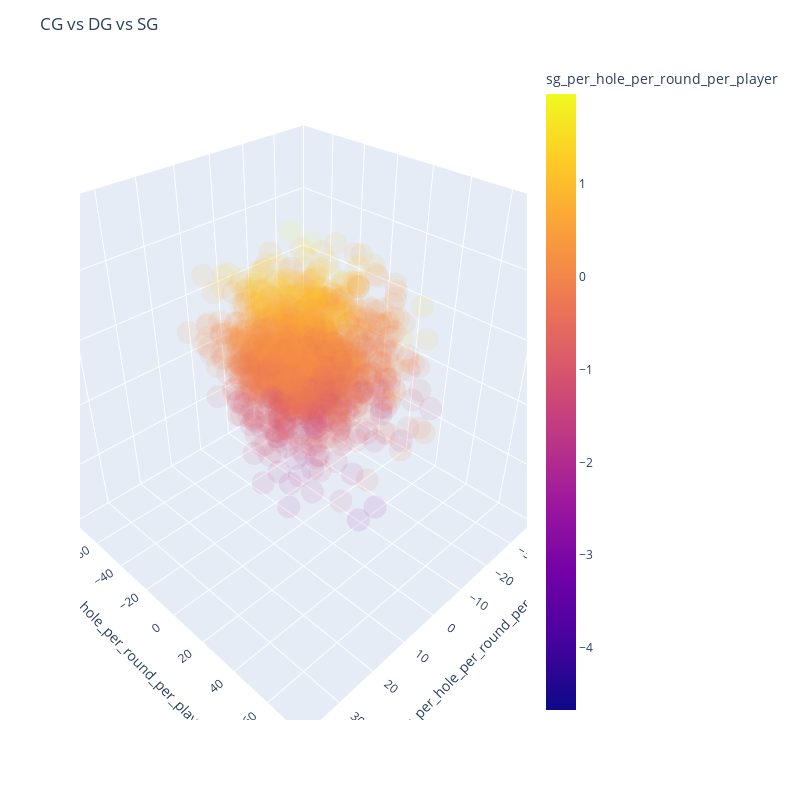

The notebook cell saved with this chart:
### Markdown cell above
# rolling dis to center gained

# sci pi best fits for most consitantly acc and most acc

### Code cell
fig = px.scatter_3d(driving_data, 
                    x='cg_per_hole_per_round_per_player', 
                    y='Dg_per_hole_per_round_per_player', 
                    z='sg_per_hole_per_round_per_player', 
                    color='sg_per_hole_per_round_per_player',
                    opacity=0.1)

fig.update_layout(width=800, height=800, title = 'CG vs DG vs SG')

fig.update_scenes(
    xaxis=dict(range=[-40, 40]),
)

fig.update_scenes(
    yaxis=dict(range=[-80,80]),
)

fig.update_scenes(
    zaxis=dict(range=[-3, 2]),
)

fig.show()

### Figure 1 — Plotly figure (JSON) as saved in the notebook; plotly's stock layout.template omitted (floating-point values rounded to 4 significant figures; data arrays with more than 128 entries replaced by an {"elided": "..."} marker saying what was removed)
{"data": [{"hovertemplate": "cg_per_hole_per_round_per_player=%{x}<br>Dg_per_hole_per_round_per_player=%{y}<br>sg_per_hole_per_round_per_player=%{marker.color}<extra></extra>", "legendgroup": "", "marker": {"color": {"elided": "1678 float values"}, "coloraxis": "coloraxis", "opacity": 0.1, "symbol": "circle"}, "mode": "markers", "name": "", "scene": "scene", "showlegend": false, "type": "scatter3d", "x": {"elided": "1678 float values"}, "y": {"elided": "1678 float values"}, "z": {"elided": "1678 float values"}}], "layout": {"coloraxis": {"colorbar": {"title": {"text": "sg_per_hole_per_round_per_player"}}, "colorscale": [[0, "#0d0887"], [0.1111, "#46039f"], [0.2222, "#7201a8"], [0.3333, "#9c179e"], [0.4444, "#bd3786"], [0.5556, "#d8576b"], [0.6667, "#ed7953"], [0.7778, "#fb9f3a"], [0.8889, "#fdca26"], [1, "#f0f921"]]}, "height": 800, "legend": {"tracegroupgap": 0}, "margin": {"t": 60}, "scene": {"domain": {"x": [0, 1], "y": [0, 1]}, "xaxis": {"range": [-40, 40], "title": {"text": "cg_per_hole_per_round_per_player"}}, "yaxis": {"range": [-80, 80], "title": {"text": "Dg_per_hole_per_round_per_player"}}, "zaxis": {"range": [-3, 2], "title": {"text": "sg_per_hole_per_round_per_player"}}}, "title": {"text": "CG vs DG vs SG"}, "width": 800}}
